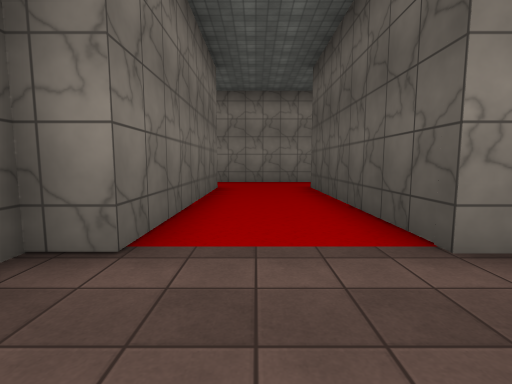
view 1 (above)

24 first-person views from a walk through a 3-D level made in the Unity game engine. The camera is 1.4 m above the floor, tilts 6° down and sees 85° across. The floor is counted in squares, 2 m on a side. Each view is taken from the middle of a square. On the plan, view 1 faces up. The plan holds only what a view shows up to about 9 squares ahead; the rest is blank. The place goes on beyond the plan. The player is left out. Some surface patterns are stand-ins.

view 2
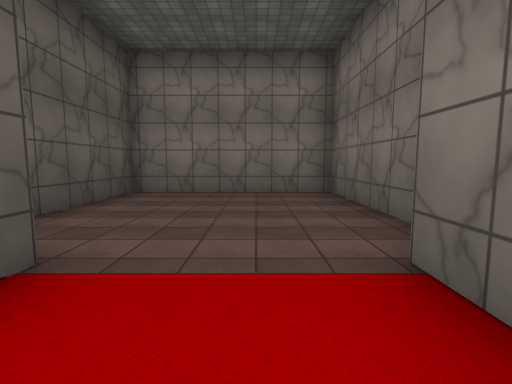

view 3
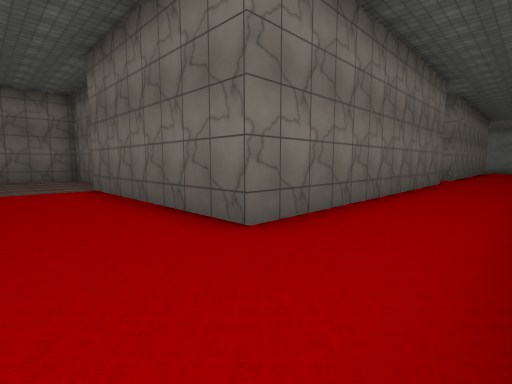

view 4
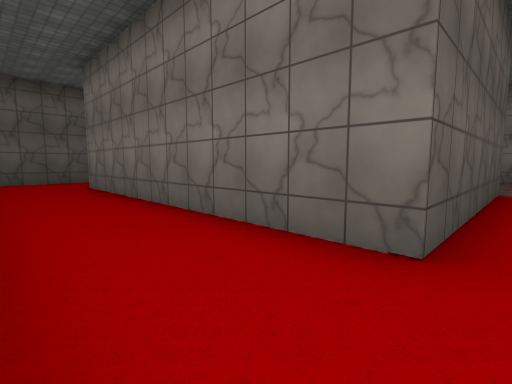

view 5
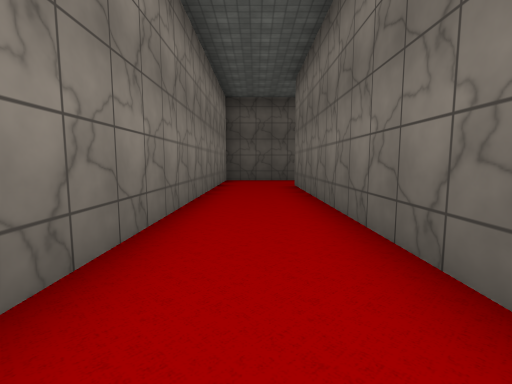

view 6
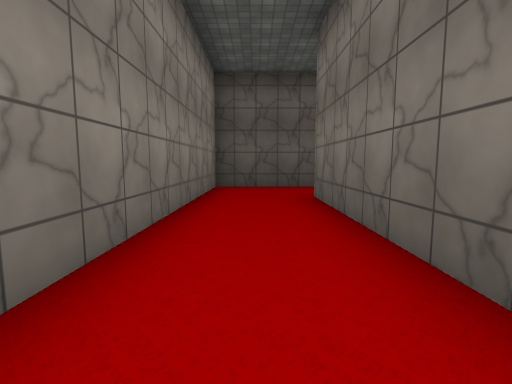

view 7
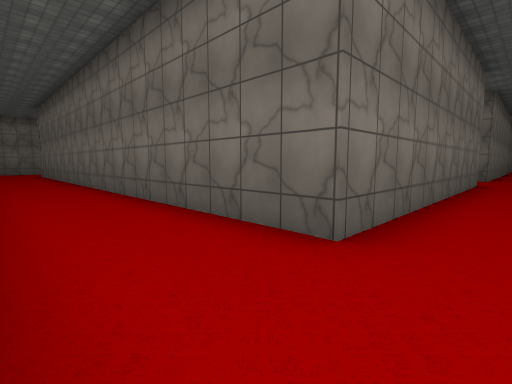

view 8
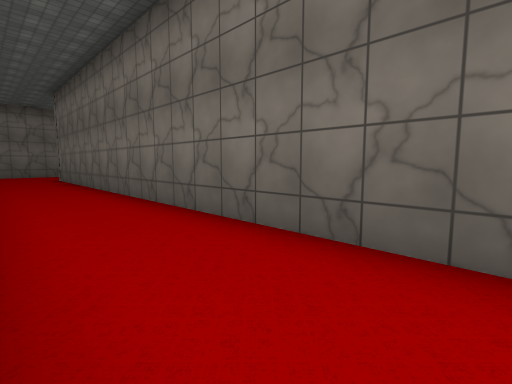

view 9
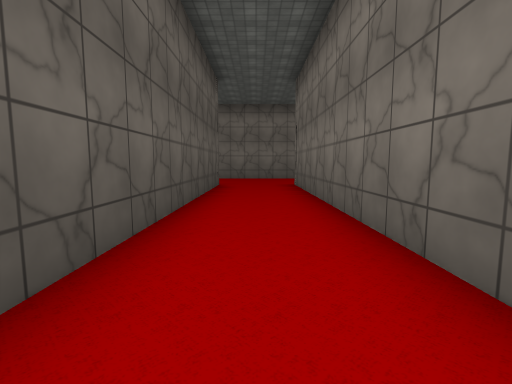

view 10
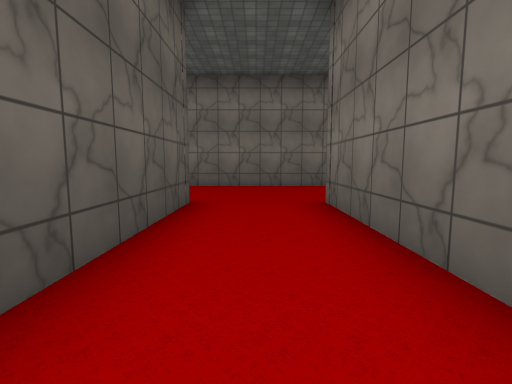

view 11
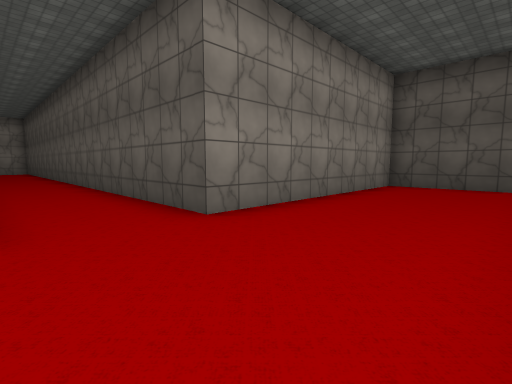

view 12
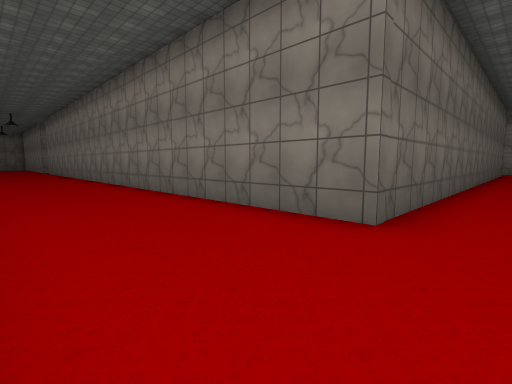

view 13
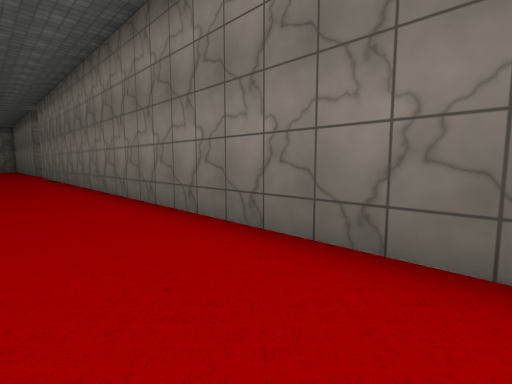

view 14
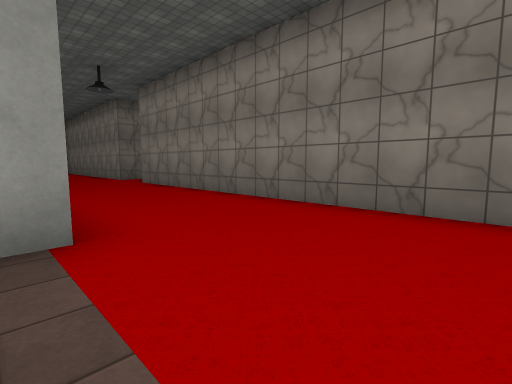

view 15
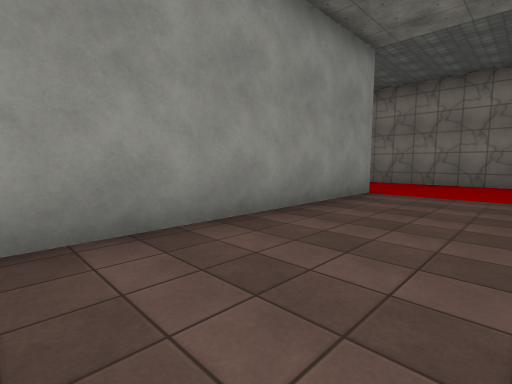

view 16
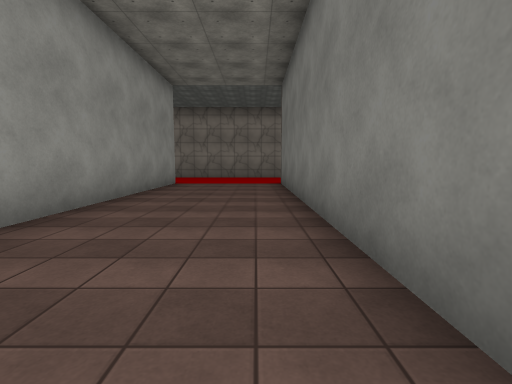

view 17
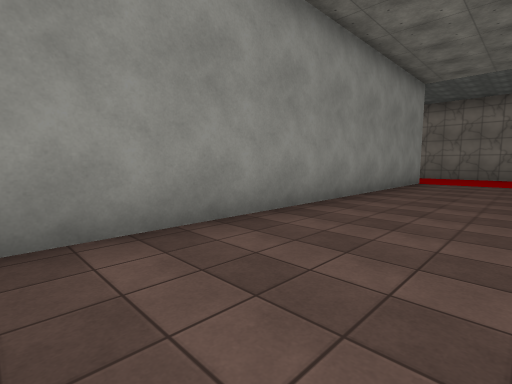

view 18
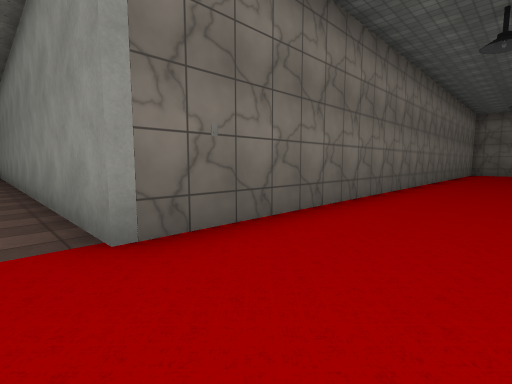

view 19
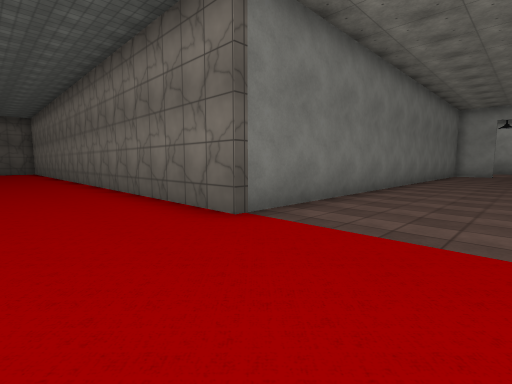

view 20
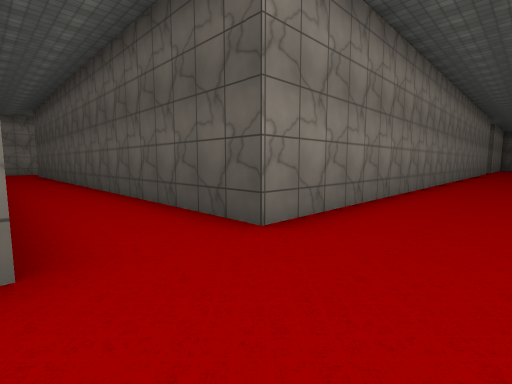

view 21
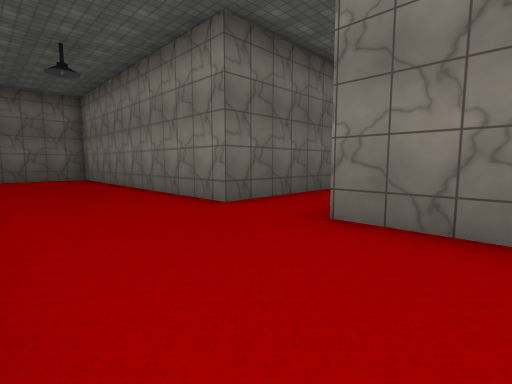

view 22
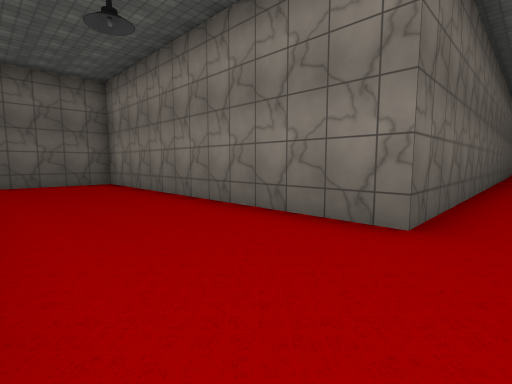

view 23
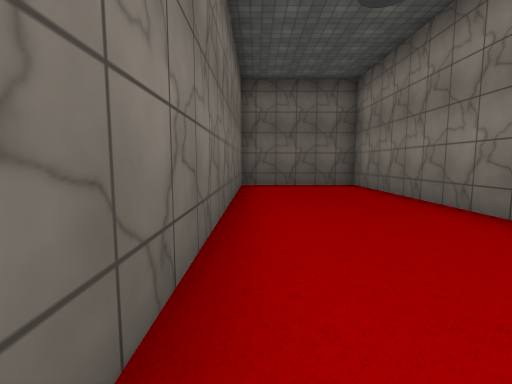

view 24
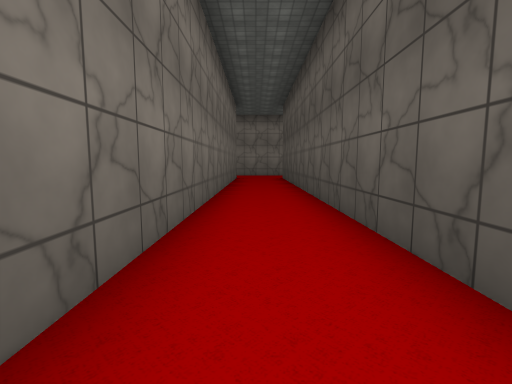

### Floor plan
Points are (right, up) in squares from view 1. A wall is a line through its corners. A room is listed if a view was taken in it or the views show most of it. See-through windows are left out.
Room 1 (view 1)
walls: (-1.8, 2.1) (-1.8, -2.7) (2.9, -2.7) (2.9, 0.4); (2, 2.1) (1.5, 2.1)
ways out: opening at (0, 2) to room 2
Room 2 (views 2, 3, 4, 5, 6, 7, 8, 9, 10, 11, 12, 13, 14, 15, 16, 17, 18, 19, 20, 21, 22, 23, 24)
walls: (1.5, 2.1) (1.5, 7.8) (9.8, 7.8) (9.8, -7.9) (-9.8, -7.9) (-9.8, 4); (-9.6, 7.8) (-1.1, 7.8) (-1.1, 2.1) (-1.8, 2.1); (-11.9, 4) (-11.9, -7.9) (-20.8, -7.9) (-20.8, -11.4) (-2.7, -11.4) (-2.7, -22); (12.2, 7.2) (12.2, 10.2) (2.2, 10.2); (0.8, -20.2) (0.8, -11.4) (13.1, -11.4); (18.8, -10.6) (18.8, -7.9) (12.2, -7.9) (12.2, -0.2)
ways out: opening at (0, 2) to room 1

Positions as (right, up) in squares from view 1, and headings:
1: (0, 0), facing up
2: (0, 4), facing down
3: (1, 10), facing down-left
4: (1, 10), facing down-right
5: (1, 9), facing right
6: (4, 9), facing right
7: (12, 9), facing down-left
8: (12, 5), facing down-left
9: (11, 1), facing down
10: (11, -3), facing down
11: (10, -11), facing up-right
12: (11, -11), facing up-left
13: (6, -10), facing up-left
14: (0, -12), facing up-left
15: (0, -18), facing up-left
16: (0, -21), facing up
17: (0, -22), facing up-left
18: (-2, -9), facing down-left
19: (-2, -9), facing down-right
20: (-12, -10), facing up-right
21: (-8, -11), facing up-left
22: (-11, -11), facing up-left
23: (-12, -11), facing left
24: (-11, -5), facing up
